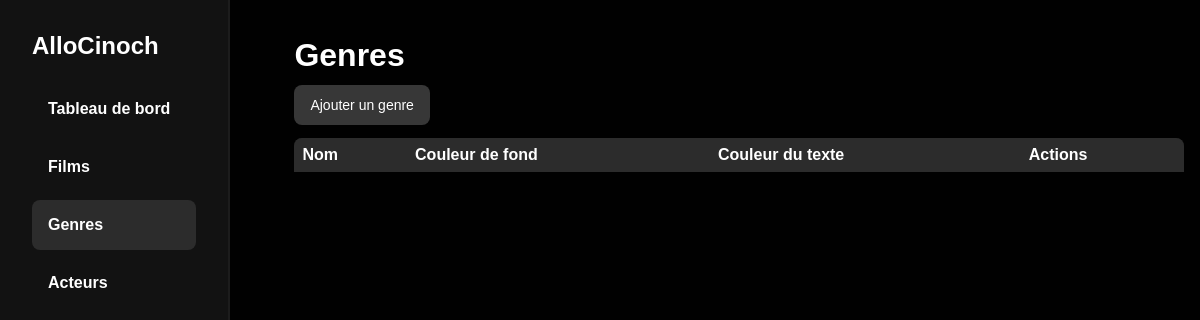
/admin/table2_gestion.php, run on an earlier commit of the app's database.
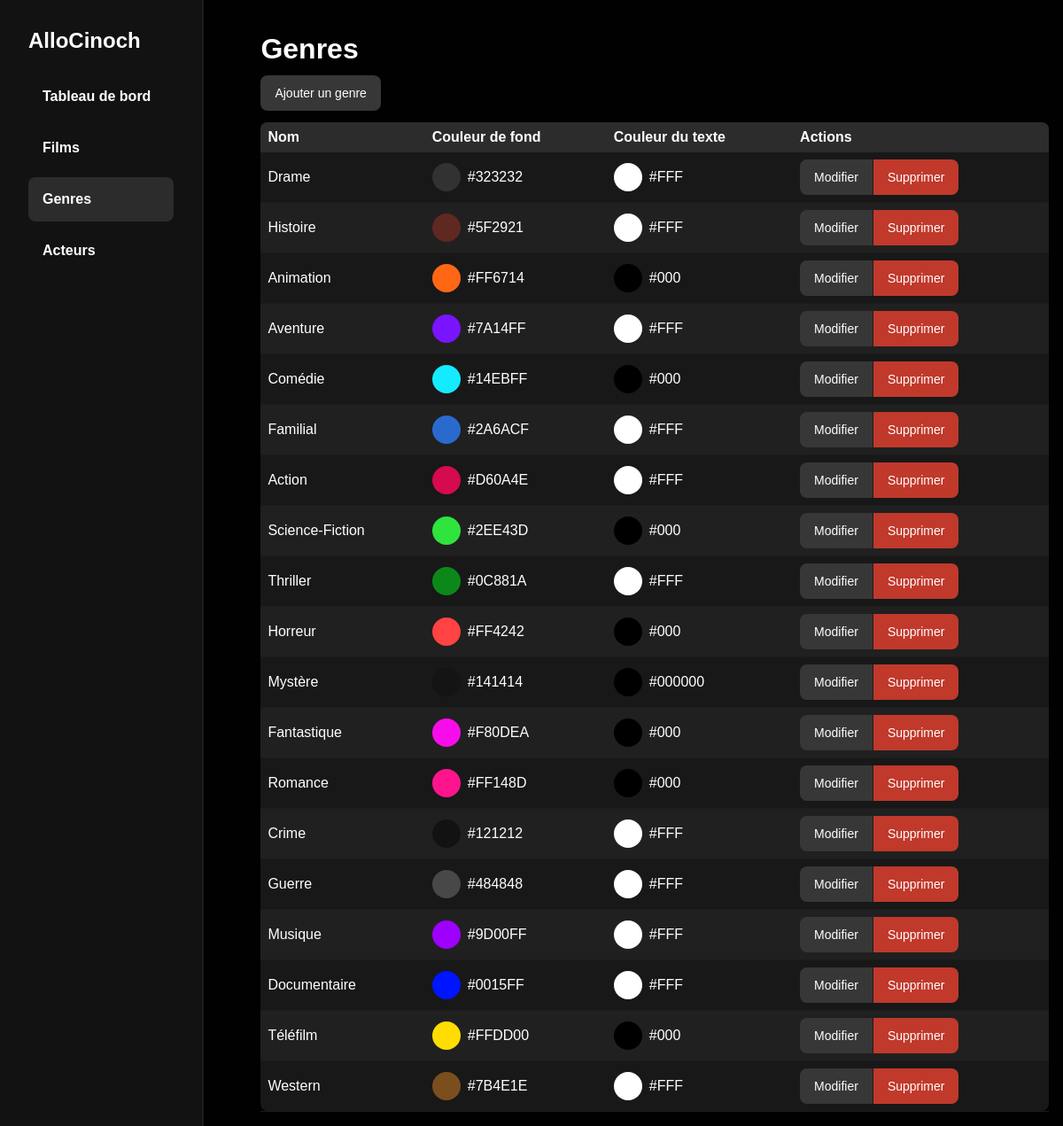
And on a later commit of the database.
### tables this page shows
CREATE TABLE `genres` (
  `id` int(11) NOT NULL,
  `name` varchar(20) NOT NULL,
  `bg_color` varchar(6) NOT NULL,
  `fg_color` varchar(6) DEFAULT 'FFF'
);

### admin/table2_gestion.php (the view, shortened to what this page needs)
<!DOCTYPE html>
<html lang="fr">
<head>
    <link rel="stylesheet" href="/css/admin.css">
</head>
<body>
    <?php
    include 'sidebar.php';
    ?>
    <main>
        <h1>Genres</h1>
        <a class="btn" href="table2_new_form.php">Ajouter un genre</a>
        <table>
            <thead>
                <tr>
                    <th>Nom</th>
                    <th>Couleur de fond</th>
                    <th>Couleur du texte</th>
                    <th>Actions</th>
                </tr>
            </thead>
            <tbody>
                <?php
                require '../lib/db.inc.php';
                $query = $db->query('SELECT * FROM genres');
                $genres = $query->fetchAll();
                foreach ($genres as $genre) {
                ?>
                    <tr>
                        <td><?= $genre['name'] ?></td>
                        <td>
                            <div class="flex">
                                <div class="circle" style="background: #<?= $genre['bg_color'] ?>"></div>#<?= $genre['bg_color'] ?>
                            </div>
                        </td>
                        <td>
                            <div class="flex">
                                <div class="circle" style="background: #<?= $genre['fg_color'] ?>"></div>#<?= $genre['fg_color'] ?>
                            </div>
                        </td>
                        <td>
                            <div class="btn-group">
                                <a class="btn" href="table2_update_form.php?id=<?= $genre['id'] ?>">Modifier</a>
                                <a class="btn red" href="table2_delete.php?id=<?= $genre['id'] ?>">Supprimer</a>
                            </div>
                        </td>
                    </tr>
                <?php
                }
                ?>
            </tbody>
        </table>
    </main>
</body>
</html>

### admin/sidebar.php (shortened to what this page needs)
<?php
$currentLink = basename($_SERVER['PHP_SELF']);
?>
<aside>
    <a href="/">AlloCinoch</a>
    <nav id="menu">
        <ul>
            <li><a <?= $currentLink === 'admin.php' ? 'class="active"' : '' ?> href="admin.php">Tableau de bord</a></li>
            <li><a <?= $currentLink === 'table1_gestion.php' ? 'class="active"' : '' ?> href="table1_gestion.php">Films</a></li>
            <li><a <?= $currentLink === 'table2_gestion.php' ? 'class="active"' : '' ?> href="table2_gestion.php">Genres</a></li>
            <li><a <?= $currentLink === 'table3_gestion.php' ? 'class="active"' : '' ?> href="table3_gestion.php">Acteurs</a></li>
        </ul>
    </nav>
</aside>

### css/admin.css (style rules this page uses)
* { box-sizing: border-box; }
body { margin: 0; padding: 0; background: #010101; color: white; font-family: "Outfit", sans-serif; overflow-x: hidden; position: relative; display: grid; grid-template-columns: 1fr 4fr; gap: 48px; }
aside { display: flex; flex-direction: column; background: #121212; height: 100vh; border-right: 2px solid #1c1c1c; }
aside > a { color: white; text-decoration: none; font-size: 24px; font-weight: 900; margin: 32px 0 0 32px; }
main { max-height: 100vh; overflow-y: auto; padding: 16px; }
nav#menu { margin-top: 8px; padding: 0 32px; }
nav#menu > ul { display: flex; flex-direction: column; list-style: none; padding: 0; }
nav#menu > ul > li { margin-bottom: 8px; }
nav#menu > ul > li > a { color: white; text-decoration: none; display: block; padding: 16px; border-radius: 8px; transition: ease 0.2s; font-weight: 600; }
nav#menu > ul > li > a.active, nav#menu > ul > li > a:hover { background: #2c2c2c; }
table { width: 100%; border-collapse: collapse; margin-top: 24px; border-spacing: 24px; }
table th { background: #2c2c2c; color: white; padding: 8px; text-align: left; }
table th:nth-child(1) { border-radius: 8px 0 0 0; }
table th:nth-last-child(1) { border-radius: 0 8px 0 0; }
table td { padding: 8px; border-bottom: 1px solid #1c1c1c; }
table tr:nth-child(even) { background: #202020; }
table tr:nth-child(odd) { background: #181818; }
table tbody tr:nth-last-child(1) td:nth-child(1) { border-radius: 0 0 0 8px; }
table tbody tr:nth-last-child(1) td:nth-last-child(1) { border-radius: 0 0 8px 0; }
.btn { color: white; text-decoration: none; padding: 12px 16px; background: #373737; transition: ease-in 0.2s; border-radius: 8px; font-size: 14px; font-weight: 500; }
.btn-group { display: flex; }
.btn-group > * { border-right: 1px solid #1c1c1c; }
.btn-group > *:nth-child(1) { border-radius: 8px 0 0 8px; }
.btn-group > *:nth-last-child(1) { border-radius: 0 8px 8px 0; border: none; }
.btn.red { background: #c0392b; }
.flex { display: flex; align-items: center; gap: 8px; }
.circle { width: 32px; height: 32px; border-radius: 50%; }

What changed in the data, as far as the page shows it:
added genres: name "Drame", bg_color "323232", fg_color "FFF"
added genres: name "Histoire", bg_color "5F2921", fg_color "FFF"
added genres: name "Animation", bg_color "FF6714", fg_color "000"
added genres: name "Aventure", bg_color "7A14FF", fg_color "FFF"
added genres: name "Comédie", bg_color "14EBFF", fg_color "000"
added genres: name "Familial", bg_color "2A6ACF", fg_color "FFF"
added genres: name "Action", bg_color "D60A4E", fg_color "FFF"
added genres: name "Science-Fiction", bg_color "2EE43D", fg_color "000"
added genres: name "Thriller", bg_color "0C881A", fg_color "FFF"
added genres: name "Horreur", bg_color "FF4242", fg_color "000"
added genres: name "Mystère", bg_color "141414", fg_color "000000"
added genres: name "Fantastique", bg_color "F80DEA", fg_color "000"
added genres: name "Romance", bg_color "FF148D", fg_color "000"
added genres: name "Crime", bg_color "121212", fg_color "FFF"
added genres: name "Guerre", bg_color "484848", fg_color "FFF"
added genres: name "Musique", bg_color "9D00FF", fg_color "FFF"
added genres: name "Documentaire", bg_color "0015FF", fg_color "FFF"
added genres: name "Téléfilm", bg_color "FFDD00", fg_color "000"
added genres: name "Western", bg_color "7B4E1E", fg_color "FFF"
